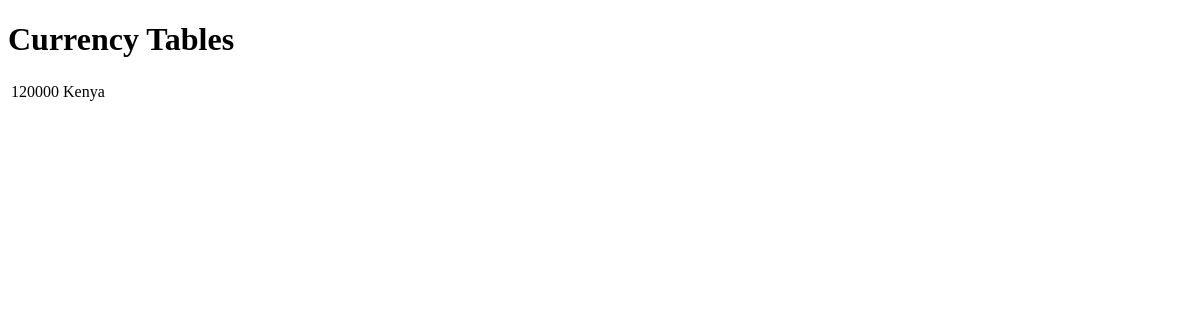
Page /currencys/ on the earlier database version.
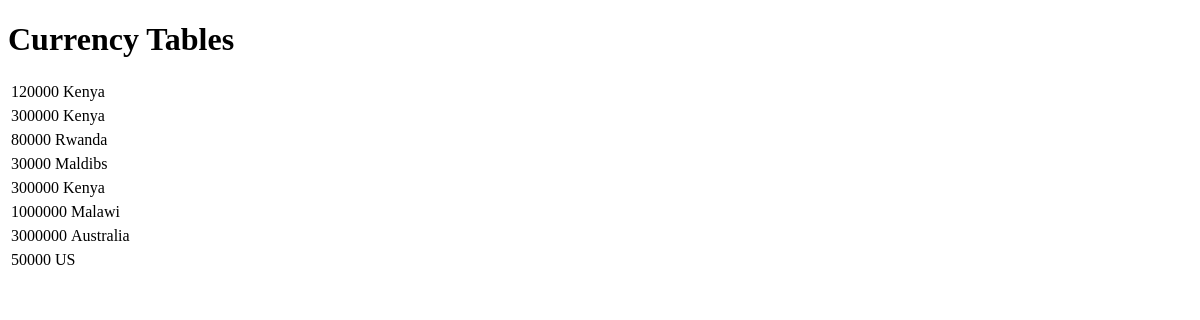
Same page on the later database version.
### wallet/models.py (models this page shows)
class Currency(models.Model):
    amount=models.IntegerField()
    country_of_origin=models.CharField(max_length=24,null=True)

### wallet/views.py (the view)
# urls.py: path("currencys/", listCurrency, name = "currency_list"),
def listCurrency (request):
    currencies = Currency.objects.all()
    return render(request, 'wallet/listCurrency.html', {'currencies': currencies})

### wallet/templates/wallet/listCurrency.html (shortened to what this page needs)
<!DOCTYPE html>
<html lang="en">
<head>
</head>
<body>
       <h1>Currency Tables</h1>
    {% for currency in currencies %}
    <table>
        <td>{{currency.amount}}</td>
        <td>{{currency.country_of_origin}}</td>
        {% endfor %}
    </table>
</body>
</html>

Differences in the rows shown:
added Currency: amount "300000", country_of_origin "Kenya"
added Currency: amount "80000", country_of_origin "Rwanda"
added Currency: amount "30000", country_of_origin "Maldibs"
added Currency: amount "300000", country_of_origin "Kenya"
added Currency: amount "1000000", country_of_origin "Malawi"
added Currency: amount "3000000", country_of_origin "Australia"
added Currency: amount "50000", country_of_origin "US"
